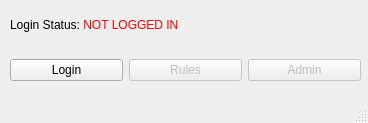
<?xml version="1.0" encoding="UTF-8"?>
<ui version="4.0">
 <class>MainWindow</class>
 <widget class="QMainWindow" name="MainWindow">
  <property name="geometry">
   <rect>
    <x>0</x>
    <y>0</y>
    <width>368</width>
    <height>123</height>
   </rect>
  </property>
  <property name="windowTitle">
   <string>MainWindow</string>
  </property>
  <widget class="QWidget" name="centralwidget">
   <widget class="QWidget" name="gridLayoutWidget">
    <property name="geometry">
     <rect>
      <x>10</x>
      <y>50</y>
      <width>351</width>
      <height>41</height>
     </rect>
    </property>
    <layout class="QGridLayout" name="gridLayout">
     <item row="0" column="2">
      <widget class="QPushButton" name="adminButton">
       <property name="enabled">
        <bool>false</bool>
       </property>
       <property name="text">
        <string>Admin</string>
       </property>
      </widget>
     </item>
     <item row="0" column="1">
      <widget class="QPushButton" name="rulesButton">
       <property name="enabled">
        <bool>false</bool>
       </property>
       <property name="text">
        <string>Rules</string>
       </property>
       <property name="checkable">
        <bool>false</bool>
       </property>
      </widget>
     </item>
     <item row="0" column="0">
      <widget class="QPushButton" name="loginButton">
       <property name="text">
        <string>Login</string>
       </property>
      </widget>
     </item>
    </layout>
   </widget>
   <widget class="QLabel" name="label">
    <property name="geometry">
     <rect>
      <x>10</x>
      <y>10</y>
      <width>169</width>
      <height>31</height>
     </rect>
    </property>
    <property name="text">
     <string>&lt;html&gt;&lt;head/&gt;&lt;body&gt;&lt;p&gt;Login Status: &lt;span style=&quot; color:#ff0000;&quot;&gt;NOT LOGGED IN&lt;/span&gt;&lt;/p&gt;&lt;/body&gt;&lt;/html&gt;</string>
    </property>
   </widget>
  </widget>
  <widget class="QStatusBar" name="statusbar"/>
 </widget>
 <resources/>
 <connections/>
</ui>
